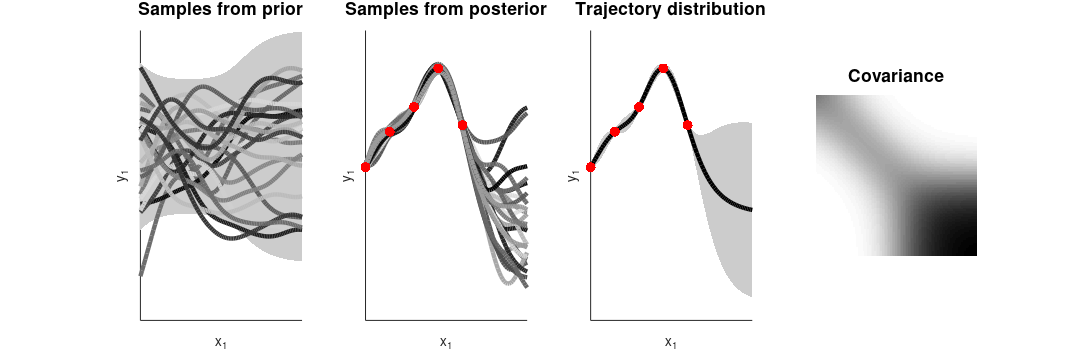

Reproduce this figure in MATLAB.
function demo_GPR02
% Gaussian process regression (GPR) with fixed RBF kernel functions
% 
% If this code is useful for your research, please cite the related publication:
% @incollection{Calinon19chapter,
% 	author="Calinon, S. and Lee, D.",
% 	title="Learning Control",
% 	booktitle="Humanoid Robotics: a Reference",
% 	publisher="Springer",
% 	editor="Vadakkepat, P. and Goswami, A.", 
% 	year="2019",
% 	doi="10.1007/978-94-007-7194-9_68-1",
% 	pages="1--52"
% }
% 
% Copyright (c) 2019 Idiap Research Institute, http://idiap.ch/
% Written by Sylvain Calinon, http://calinon.ch/
% 
% This file is part of PbDlib, http://www.idiap.ch/software/pbdlib/
% 
% PbDlib is free software: you can redistribute it and/or modify
% it under the terms of the GNU General Public License version 3 as
% published by the Free Software Foundation.
% 
% PbDlib is distributed in the hope that it will be useful,
% but WITHOUT ANY WARRANTY; without even the implied warranty of
% MERCHANTABILITY or FITNESS FOR A PARTICULAR PURPOSE. See the
% GNU General Public License for more details.
% 
% You should have received a copy of the GNU General Public License
% along with PbDlib. If not, see <http://www.gnu.org/licenses/>.

addpath('./m_fcts/');


%% Parameters
%%%%%%%%%%%%%%%%%%%%%%%%%%%%%%%%%%%%%%%%%%%%%%%%%%%%%%%%%%%%%%%%%%%%%%%%%
nbVarX = 1; %Dimension of x
nbVar = nbVarX+1; %Dimension of datapoint (x,y)
nbData = 5; %Number of datapoints
nbDataRepro = 100; %Number of datapoints in a reproduction
nbRepros = 50; %Number of randomly sampled reproductions
p(1)=1E0; p(2)=1E-1; p(3)=1E-4; %GPR parameters (here, for squared exponential kernels and noisy observations)


%% Generate data
%%%%%%%%%%%%%%%%%%%%%%%%%%%%%%%%%%%%%%%%%%%%%%%%%%%%%%%%%%%%%%%%%%%%%%%%%%%
x = linspace(0,.6,nbData);
y = randn(1,nbData) * 1E-1;
Data = [x; y];


%% Reproduction with GPR
%%%%%%%%%%%%%%%%%%%%%%%%%%%%%%%%%%%%%%%%%%%%%%%%%%%%%%%%%%%%%%%%%%%%%%%%%
%GPR precomputation (here, with a naive implementation of the inverse)
K = covFct(x, x, p, 1); %Inclusion of noise on the inputs

%Mean trajectory computation
xs = linspace(0,1,nbDataRepro);
Ks = covFct(xs, x, p);
r(1).Data = [xs; (Ks / K * y')']; 

%Uncertainty evaluation
Kss = covFct(xs, xs, p); 
S = Kss - Ks / K * Ks';
r(1).SigmaOut = zeros(nbVar-1,nbVar-1,nbData);
for t=1:nbDataRepro
	r(1).SigmaOut(:,:,t) = eye(nbVarX) * S(t,t); 
end

%Generate stochastic samples from the prior 
[V,D] = eig(Kss);
for n=2:nbRepros/2
	yp = real(V*D^.5) * randn(nbDataRepro,1) .* 2E-1; 
	r(n).Data = [xs; yp'];
end

%Generate stochastic samples from the posterior 
[V,D] = eig(S);
for n=nbRepros/2+1:nbRepros
	ys = real(V*D^.5) * randn(nbDataRepro,1)*0.5 + r(1).Data(2,:)'; 
	r(n).Data = [xs; ys'];
end


%% Plot
%%%%%%%%%%%%%%%%%%%%%%%%%%%%%%%%%%%%%%%%%%%%%%%%%%%%%%%%%%%%%%%%%%%%%%%%%
figure('PaperPosition',[0 0 12 4],'position',[10 10 1900 600]); 
% limAxes = [0, 1, -.2 .2];

%Prior samples
subplot(1,4,1); hold on; title('Samples from prior','fontsize',14);
std = diag(Kss)'.^.5 .* .4;
patch([r(1).Data(1,:), r(1).Data(1,end:-1:1)], [std, -fliplr(std)], [.8 .8 .8],'edgecolor','none');
for n=2:nbRepros/2
	plot(r(n).Data(1,:), r(n).Data(2,:), '-','lineWidth',3.5,'color',[.9 .9 .9]*rand(1));
end
set(gca,'xtick',[],'ytick',[]); %axis(limAxes);
xlabel('x_1'); ylabel('y_1');

%Posterior samples
subplot(1,4,2); hold on;  title('Samples from posterior','fontsize',14);
for n=nbRepros/2+1:nbRepros
	plot(r(n).Data(1,:), r(n).Data(2,:), '-','lineWidth',3.5,'color',[.9 .9 .9]*rand(1));
end
plot(Data(1,:), Data(2,:), '.','markersize',24,'color',[1 0 0]);
set(gca,'xtick',[],'ytick',[]); %axis(limAxes);
xlabel('x_1'); ylabel('y_1');

%Trajectory distribution
subplot(1,4,3); hold on;  title('Trajectory distribution','fontsize',14);
patch([r(1).Data(1,:), r(1).Data(1,end:-1:1)], ...
	[r(1).Data(2,:)+squeeze(r(1).SigmaOut.^.5)', r(1).Data(2,end:-1:1)-squeeze(r(1).SigmaOut(:,:,end:-1:1).^.5)'], ...
	[.8 .8 .8],'edgecolor','none');
plot(r(1).Data(1,:), r(1).Data(2,:), '-','lineWidth',3.5,'color',[0 0 0]);
plot(Data(1,:), Data(2,:), '.','markersize',24,'color',[1 0 0]);
set(gca,'xtick',[],'ytick',[]); %axis(limAxes);
xlabel('x_1'); ylabel('y_1');

%Plot covariance
subplot(1,4,4); hold on; axis off; title('Covariance','fontsize',14);
colormap(flipud(gray));
imagesc(abs(Kss));
axis tight; axis square; axis ij;

pause;
close all;
end

% %User-defined distance function
% function d = distfun(x1,x2)
% 	d = min(x1,x2) + .1;
% 	d = (x1*x2' + 1E-1).^2;
% 	d = exp(-1E1 .* (x1-x2).^2);
% end

function K = covFct(x1, x2, p, flag_noiseObs)
	if nargin<4
		flag_noiseObs = 0;
	end

% 	%Kernel with user-defined distance function
% 	K = pdist2(x1', x2', @distfun); 

% 	%Standard RBF kernel functions
% 	K = p(1) .* exp(-p(2)^-1 .* pdist2(x1',x2').^2);
	
	%Fixed RBF kernel functions (see Eq.(6.10) p.312 of Bishop's book, or Eqs(15.88)+(16.1) p.534 of Kevin Murphy's book)
	nbRBFs = 5;
	Mu = linspace(0,.6,nbRBFs);
	h1 = exp(-3E1 .* pdist2(Mu',x1').^2);
	h2 = exp(-3E1 .* pdist2(Mu',x2').^2);
	h1 = h1 ./ repmat(sum(h1,1)+realmin, nbRBFs, 1);
	h2 = h2 ./ repmat(sum(h2,1)+realmin, nbRBFs, 1);
	K = h1' * h2; %The rank of K is at most nbStates
	
	%Use of additional noise (required if one wants to provide a higher rank kernel matrix)
% 	K = K .* exp(-3E1 .* pdist2(x1',x2').^2) .* 1E-1;
	K = K + exp(-3E1 .* pdist2(x1',x2').^2) .* 1E-2;
	
	if flag_noiseObs==1
		K = K + eye(size(K)) .* p(3); %Consideration of noisy observation y
	end
end